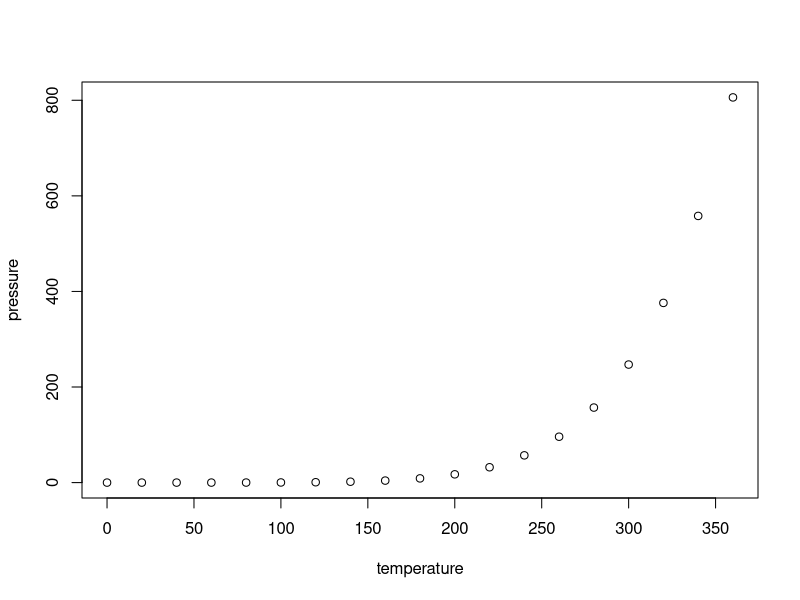
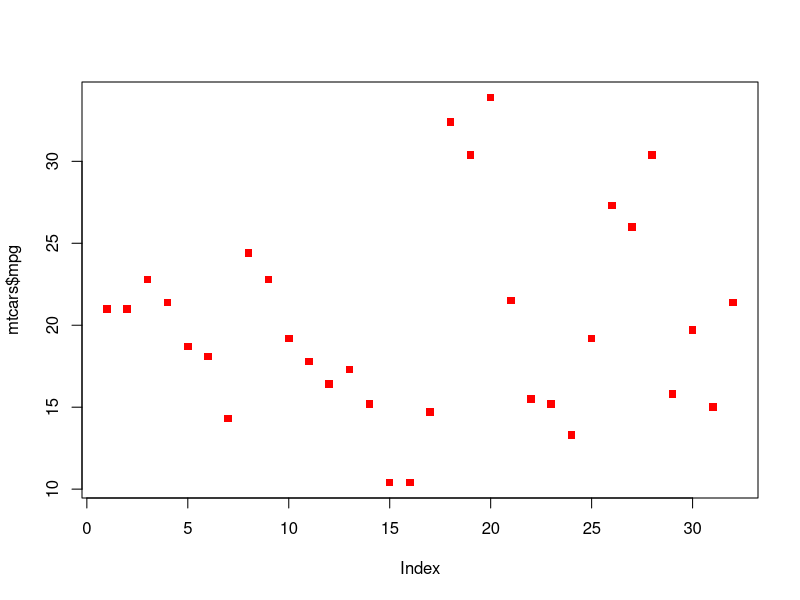
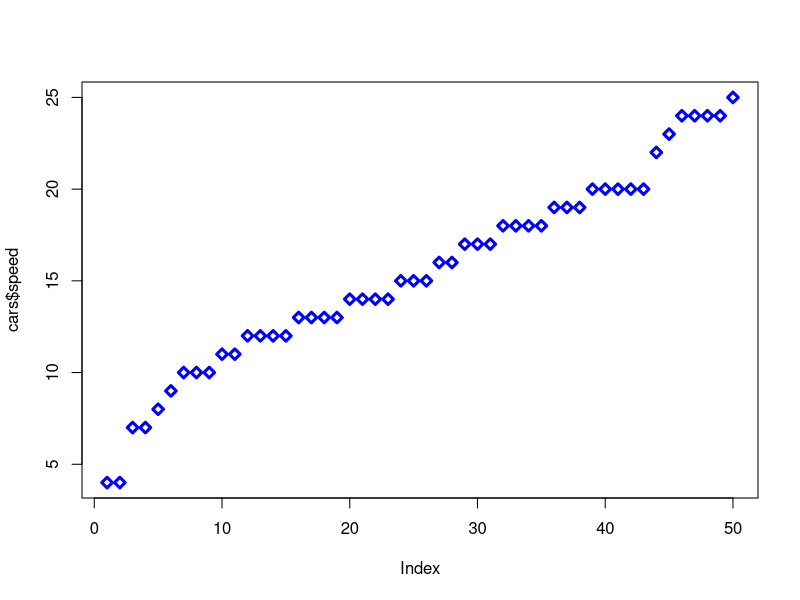

Generate these figures, in order, with R:
## ---- chunk 1
knitr::opts_chunk$set(echo = TRUE)
## ---- chunk 2
summary(cars)
## ---- chunk 3
plot(pressure)
## ---- chunk 4
plot(mtcars$mpg, col = "red", pch = 15)
## ---- chunk 5
x <- c(1:100)
## ---- chunk 6
plot(cars$speed, col = "blue", pch = 5, lwd = 3)
